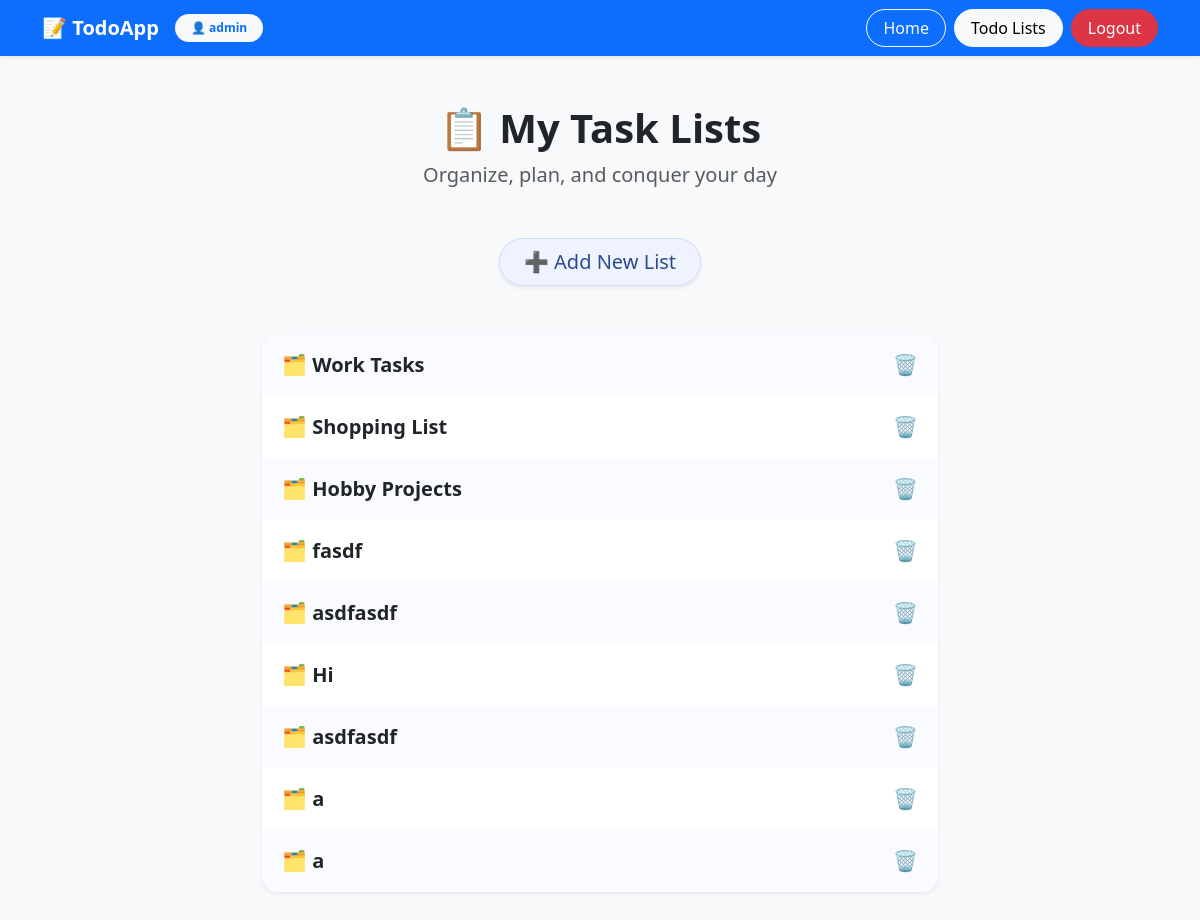
Page /tasks/my-task-lists/ (signed in) on the earlier database version.
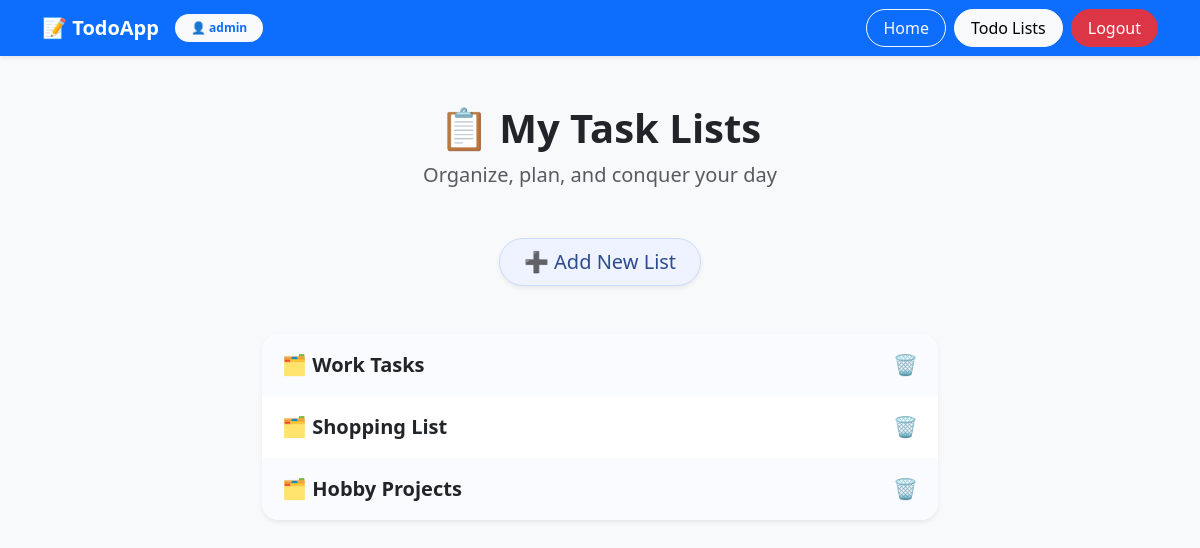
Same page on the later database version.
### tasks/models.py (models this page shows, shortened)
class List(models.Model): # task list
    user = models.ForeignKey(User, on_delete=models.CASCADE, related_name= 'lists')
    name = models.CharField(max_length=100)

### tasks/views.py (the view)
# urls.py: path('my-task-lists/', views.all_tasks, name = 'my-task-lists'),
@login_required(login_url= 'users:login')
def all_tasks(request):
    user = request.user
    context = {
        'active_page': 'my-task-lists',
        'task_lists': List.objects.filter(user = user),
    }
    return render(request, 'tasks/task_lists.html', context)

### tasks/templates/tasks/task_lists.html (shortened to what this page needs)
{% extends 'layout.html' %}
{% block content %}
{% load static %}
<link rel="stylesheet" href="{% static 'tasks/styles.css' %}"/>
<section class="container my-5 max-width-700">
  <div class="text-center mb-5">
    <h1 class="fw-bold display-6 text-dark mb-2">📋 My Task Lists</h1>
    <p class="text-muted fs-5">Organize, plan, and conquer your day</p>
  </div>
  <div class="d-flex justify-content-center mb-5">
    <a href="{% url 'tasks:new-list' %}" class="btn btn-primary-soft btn-lg rounded-pill px-4 shadow-sm">
      ➕ Add New List
    </a>
  </div>
  {% if task_lists %}
    <div class="list-group shadow-sm rounded-4 overflow-hidden">
      {% for list in task_lists %}
        <div class="list-group-item task-list-item border-0 d-flex justify-content-between align-items-center">
          <a href="{% url 'tasks:my-task-list' list_id=list.pk %}"
             class="flex-grow-1 text-decoration-none fw-semibold fs-5 text-dark text-truncate">
            🗂️ {{ list.name }}
          </a>
          <a href="{% url 'tasks:remove-list' list_id=list.pk %}"
             class="btn btn-sm text-danger remove-btn"
             title="Delete List"
          >
            🗑️
          </a>
        </div>
      {% endfor %}
    </div>
  {% else %}
    <p class="text-center text-muted fs-5 mt-5">
      😴 You haven’t created any task lists yet.
    </p>
  {% endif %}
</section>
{% endblock %}

Differences in the rows shown:
removed List: name "fasdf"
removed List: name "asdfasdf"
removed List: name "Hi"
removed List: name "asdfasdf"
removed List: name "a"
removed List: name "a"
